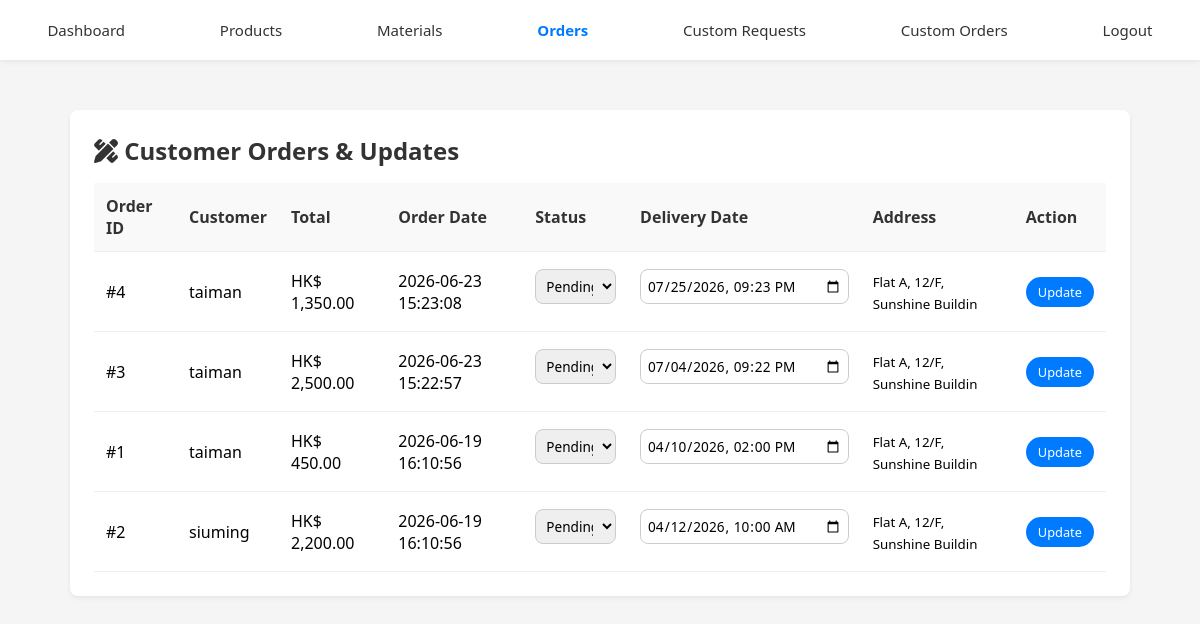
The app's page /staff/orders.php (signed in), older data.
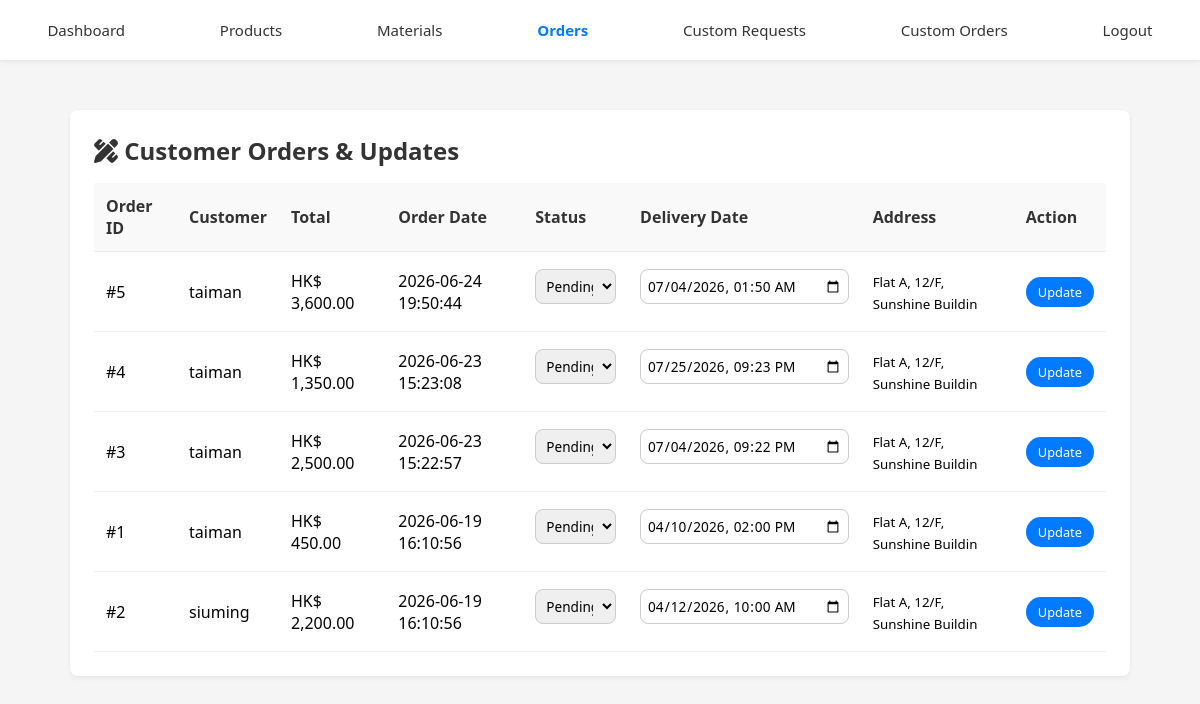
The same page, newer data.
### tables this page shows
CREATE TABLE `orders` (
  `oid` int(11) NOT NULL,
  `odate` datetime NOT NULL DEFAULT current_timestamp(),
  `ototalamount` decimal(10,2) NOT NULL,
  `cid` int(11) NOT NULL,
  `odeliverydate` datetime NOT NULL,
  `odeliveraddress` text NOT NULL,
  `ostatus` int(11) NOT NULL DEFAULT 1
);

CREATE TABLE `customers` (
  `cid` int(11) NOT NULL,
  `cname` varchar(255) NOT NULL,
  `cpassword` varchar(255) NOT NULL,
  `ctel` varchar(20) NOT NULL,
  `caddr` varchar(255) NOT NULL,
  `company` varchar(255) DEFAULT NULL,
  `cBudget` int(20) NOT NULL
);

### staff/orders.php (the view, shortened to what this page needs)
<?php
require_once 'db_config.php';
$orders = $pdo->query("SELECT o.*, c.cname FROM Orders o JOIN Customers c ON o.cid = c.cid ORDER BY o.odate DESC")->fetchAll();
?>
<!DOCTYPE html>
<html lang="en">
<head>
    <link rel="stylesheet" href="../CSS/staffStyle.css">
    <link rel="stylesheet" href="https://cdnjs.cloudflare.com/ajax/libs/font-awesome/6.0.0/css/all.min.css">
</head>
<body class="body-staff">
    <div class="nav">
        <a href="dashboard.php">Dashboard</a>
        <a href="products.php">Products</a>
        <a href="materials.php">Materials</a>
        <a href="orders.php" class="active">Orders</a>
        <a href="staff_custom_requests.php">Custom Requests</a>
        <a href="staff_custom_orders.php">Custom Orders</a>
        <a href="logout.php">Logout</a>
    </div>
    <div class="staff-container">
        <div class="table-box">
            <h2><i class="fas fa-pen-ruler"></i> Customer Orders & Updates</h2>
            <div style="overflow-x: auto;">
                <table class="order-table">
                    <thead>
                        <tr>
                            <th>Order ID</th>
                            <th>Customer</th>
                            <th>Total</th>
                            <th>Order Date</th>
                            <th>Status</th>
                            <th>Delivery Date</th>
                            <th>Address</th>
                            <th>Action</th>
                        </tr>
                    </thead>
                    <tbody>
                    <?php foreach ($orders as $o): ?>
                    <tr>
                        <form method="post">
                            <td>#<?php echo $o['oid']; ?><input type="hidden" name="order_id" value="<?php echo $o['oid']; ?>"></td>
                            <td><?php echo htmlspecialchars($o['cname']); ?></td>
                            <td>HK$ <?php echo number_format($o['ototalamount'], 2); ?></td>
                            <td><?php echo $o['odate']; ?></td>
                            <td>
                                <select name="status">
                                    <option value="1" <?php if ($o['ostatus']==1) echo 'selected'; ?>>Pending</option>
                                </select>
                            </td>
                            <td>
                                <input type="datetime-local" name="delivery_date" value="<?php echo date('Y-m-d\TH:i', strtotime($o['odeliverydate'])); ?>">
                            </td>
                            <td><small><?php echo htmlspecialchars(substr($o['odeliveraddress'], 0, 30)); ?></small></td>
                            <td><button type="submit" name="update_order" class="update-btn">Update</button></td>
                        </form>
                    </tr>
                    <?php endforeach; ?>
                    </tbody>
                </table>
            </div>
        </div>
    </div>
</body>
</html>

Row changes from the older to the newer data that the page shows:
added orders: oid "5", cid.cname "taiman", ototalamount "3,600.00", odate "2026-06-24 19:50:44", status "Pending", delivery_date "07/04/2026 01:50", odeliveraddress "Flat A, 12/F, Sunshine Buildin"
